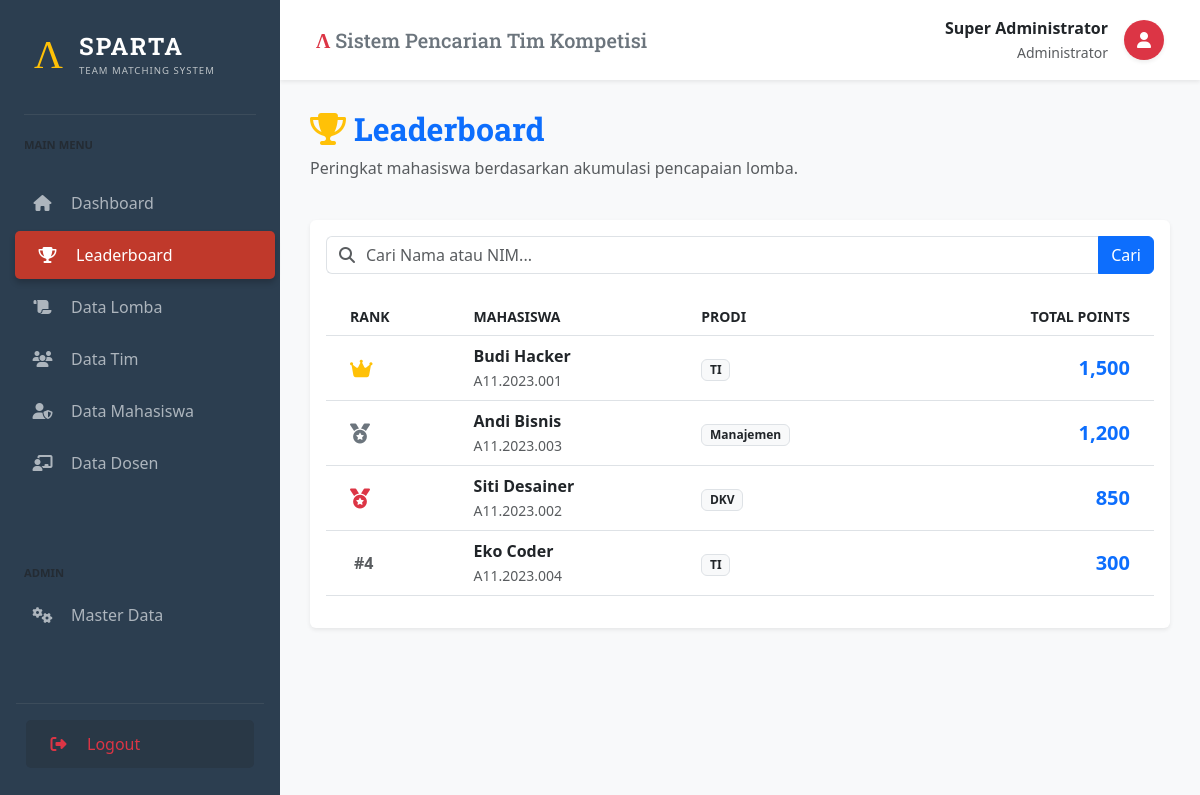
The page /index.php?page=ranking (signed in) on the database as committed earlier.
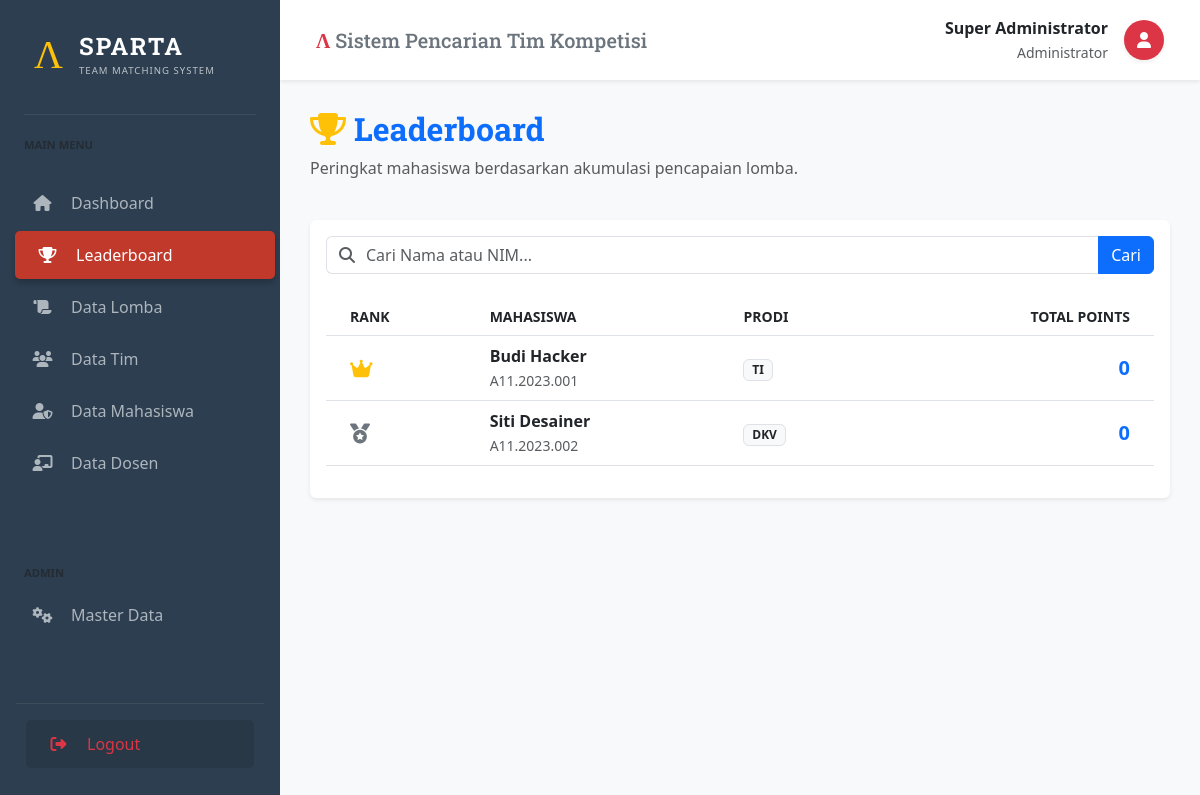
The same page on the database as committed later.
### tables this page shows
CREATE TABLE Mahasiswa (
    ID_Mahasiswa INT AUTO_INCREMENT PRIMARY KEY,
    NIM VARCHAR(20) UNIQUE NOT NULL,
    Nama_Mahasiswa VARCHAR(150) NOT NULL,
    Email VARCHAR(100) UNIQUE NOT NULL,
    Password_Hash VARCHAR(255) NOT NULL,
    Tempat_Lahir VARCHAR(50),
    Tanggal_Lahir DATE,
    Bio TEXT,
    Total_Poin FLOAT DEFAULT 0,  
    ID_Prodi INT,
    FOREIGN KEY (ID_Prodi) REFERENCES Prodi(ID_Prodi) ON DELETE SET NULL
);

CREATE TABLE Prodi (
    ID_Prodi INT AUTO_INCREMENT PRIMARY KEY,
    Nama_Prodi VARCHAR(100) NOT NULL,
    Fakultas VARCHAR(100) NOT NULL
);

### src/pages/ranking.php (the view, shortened to what this page needs)
<?php
$search = $_GET['q'] ?? '';
$sql = "SELECT m.*, p.Nama_Prodi
        FROM Mahasiswa m
        LEFT JOIN Prodi p ON m.ID_Prodi = p.ID_Prodi
        WHERE m.Nama_Mahasiswa LIKE ? OR m.NIM LIKE ?
        ORDER BY m.Total_Poin DESC";
$stmt = $pdo->prepare($sql);
$stmt->execute(["%$search%", "%$search%"]);
$ranks = $stmt->fetchAll();
?>
<div class="d-flex justify-content-between align-items-center mb-4">
    <div>
        <h2 class="fw-bold text-primary" style="font-family: 'Roboto Slab', serif;">
            <i class="fas fa-trophy text-warning me-2"></i>Leaderboard
        </h2>
        <p class="text-muted">Peringkat mahasiswa berdasarkan akumulasi pencapaian lomba.</p>
    </div>
</div>
<div class="card shadow-sm border-0">
    <div class="card-body">
        <form method="GET" class="mb-4">
            <div class="input-group">
                <span class="input-group-text bg-white border-end-0"><i class="fas fa-search text-muted"></i></span>
                <input type="text" name="q" class="form-control border-start-0 ps-0" placeholder="Cari Nama atau NIM..." value="<?= htmlspecialchars($search) ?>">
                <button class="btn btn-primary" type="submit">Cari</button>
            </div>
        </form>
        <div class="table-responsive">
            <table class="table table-hover align-middle">
                <thead class="bg-light text-uppercase small text-muted">
                    <tr>
                        <th class="ps-4">Rank</th>
                        <th>Mahasiswa</th>
                        <th>Prodi</th>
                        <th class="text-end pe-4">Total Points</th>
                    </tr>
                </thead>
                <tbody>
                    <?php $no=1; foreach($ranks as $r): ?>
                    <tr onclick="window.location='?page=profile&id=<?= $r['ID_Mahasiswa'] ?>'" style="cursor: pointer;" class="hover-shadow transition">
                        <td class="ps-4">
                            <?php if($no==1): ?><i class="fas fa-crown text-warning fa-lg"></i>
                            <?php elseif($no==2): ?><i class="fas fa-medal text-secondary fa-lg"></i>
                            <?php elseif($no==3): ?><i class="fas fa-medal text-danger fa-lg"></i>
                            <?php else: ?>
                                <span class="fw-bold text-muted ms-1">#<?= $no ?></span>
                            <?php endif; ?>
                        </td>
                        <td>
                            <div class="fw-bold text-dark"><?= htmlspecialchars($r['Nama_Mahasiswa']) ?></div>
                            <small class="text-muted"><?= $r['NIM'] ?></small>
                        </td>
                        <td><span class="badge bg-light text-dark border"><?= $r['Nama_Prodi'] ?></span></td>
                        <td class="text-end pe-4">
                            <h5 class="mb-0 fw-bold text-primary"><?= number_format($r['Total_Poin']) ?></h5>
                        </td>
                    </tr>
                    <?php $no++; endforeach; ?>
                </tbody>
            </table>
        </div>
    </div>
</div>

Rows that differ between the two databases and show on the page:
removed mahasiswa: Nama_Mahasiswa "Andi Bisnis", NIM "A11.2023.003", ID_Prodi.Nama_Prodi "Manajemen", Total_Poin "1,200"
removed mahasiswa: Nama_Mahasiswa "Eko Coder", NIM "A11.2023.004", ID_Prodi.Nama_Prodi "TI", Total_Poin "300"
changed mahasiswa "Budi Hacker": Total_Poin "1,500" → "0"
changed mahasiswa "Siti Desainer": Total_Poin "850" → "0"
